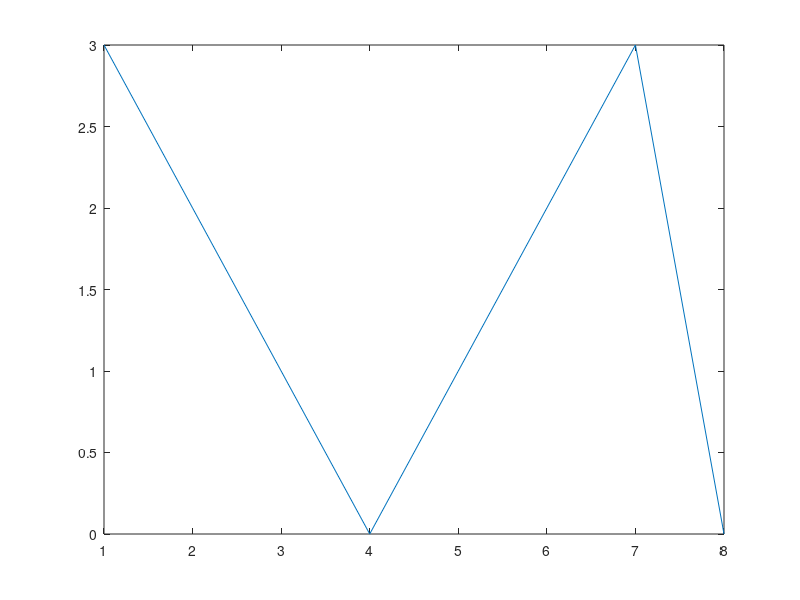

Recreate this plot in MATLAB.
close all
clearvars
x = 4;
j = 1:4;
for i = 1:numel(j)
    x = x-1;
    x = rem(x,4);
    y(i) = x;
    x = x+4;
    if x < 0
        disp('IT HAPPENED');
        break;
    end
end
for i = 1:numel(j)
    x = x+1;
    x = rem(x,4);
    y(i+numel(j)) = x;
    x = x+4;
    if x < 0
        disp('IT HAPPENED');
        break;
    end
end
plot(1:2*numel(j),y)